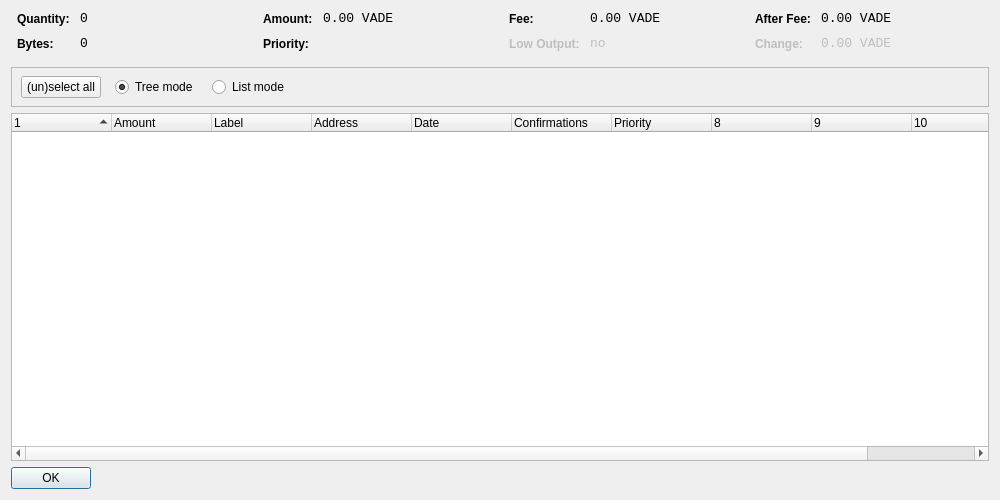
<?xml version="1.0" encoding="UTF-8"?>
<ui version="4.0">
 <class>CoinControlDialog</class>
 <widget class="QDialog" name="CoinControlDialog">
  <property name="geometry">
   <rect>
    <x>0</x>
    <y>0</y>
    <width>1000</width>
    <height>500</height>
   </rect>
  </property>
  <property name="windowTitle">
   <string>Coin Control</string>
  </property>
  <layout class="QVBoxLayout" name="verticalLayout">
   <item>
    <layout class="QHBoxLayout" name="horizontalLayoutTop" stretch="0,0,0,0">
     <property name="topMargin">
      <number>0</number>
     </property>
     <property name="bottomMargin">
      <number>10</number>
     </property>
     <item>
      <layout class="QFormLayout" name="formLayoutCoinControl1">
       <property name="horizontalSpacing">
        <number>10</number>
       </property>
       <property name="verticalSpacing">
        <number>10</number>
       </property>
       <property name="leftMargin">
        <number>6</number>
       </property>
       <property name="rightMargin">
        <number>6</number>
       </property>
       <item row="0" column="0">
        <widget class="QLabel" name="labelCoinControlQuantityText">
         <property name="styleSheet">
          <string notr="true">font-weight:bold;</string>
         </property>
         <property name="text">
          <string>Quantity:</string>
         </property>
        </widget>
       </item>
       <item row="0" column="1">
        <widget class="QLabel" name="labelCoinControlQuantity">
         <property name="font">
          <font>
           <family>Monospace</family>
           <pointsize>10</pointsize>
          </font>
         </property>
         <property name="cursor">
          <cursorShape>IBeamCursor</cursorShape>
         </property>
         <property name="contextMenuPolicy">
          <enum>Qt::ActionsContextMenu</enum>
         </property>
         <property name="text">
          <string notr="true">0</string>
         </property>
         <property name="textInteractionFlags">
          <set>Qt::LinksAccessibleByMouse|Qt::TextSelectableByKeyboard|Qt::TextSelectableByMouse</set>
         </property>
        </widget>
       </item>
       <item row="1" column="0">
        <widget class="QLabel" name="labelCoinControlBytesText">
         <property name="styleSheet">
          <string notr="true">font-weight:bold;</string>
         </property>
         <property name="text">
          <string>Bytes:</string>
         </property>
        </widget>
       </item>
       <item row="1" column="1">
        <widget class="QLabel" name="labelCoinControlBytes">
         <property name="font">
          <font>
           <family>Monospace</family>
           <pointsize>10</pointsize>
          </font>
         </property>
         <property name="cursor">
          <cursorShape>IBeamCursor</cursorShape>
         </property>
         <property name="contextMenuPolicy">
          <enum>Qt::ActionsContextMenu</enum>
         </property>
         <property name="text">
          <string notr="true">0</string>
         </property>
         <property name="textInteractionFlags">
          <set>Qt::LinksAccessibleByMouse|Qt::TextSelectableByKeyboard|Qt::TextSelectableByMouse</set>
         </property>
        </widget>
       </item>
      </layout>
     </item>
     <item>
      <layout class="QFormLayout" name="formLayoutCoinControl2">
       <property name="horizontalSpacing">
        <number>10</number>
       </property>
       <property name="verticalSpacing">
        <number>10</number>
       </property>
       <property name="leftMargin">
        <number>6</number>
       </property>
       <property name="rightMargin">
        <number>6</number>
       </property>
       <item row="0" column="0">
        <widget class="QLabel" name="labelCoinControlAmountText">
         <property name="styleSheet">
          <string notr="true">font-weight:bold;</string>
         </property>
         <property name="text">
          <string>Amount:</string>
         </property>
        </widget>
       </item>
       <item row="0" column="1">
        <widget class="QLabel" name="labelCoinControlAmount">
         <property name="font">
          <font>
           <family>Monospace</family>
           <pointsize>10</pointsize>
          </font>
         </property>
         <property name="cursor">
          <cursorShape>IBeamCursor</cursorShape>
         </property>
         <property name="contextMenuPolicy">
          <enum>Qt::ActionsContextMenu</enum>
         </property>
         <property name="text">
          <string notr="true">0.00 VADE</string>
         </property>
         <property name="textInteractionFlags">
          <set>Qt::LinksAccessibleByMouse|Qt::TextSelectableByKeyboard|Qt::TextSelectableByMouse</set>
         </property>
        </widget>
       </item>
       <item row="1" column="0">
        <widget class="QLabel" name="labelCoinControlPriorityText">
         <property name="styleSheet">
          <string notr="true">font-weight:bold;</string>
         </property>
         <property name="text">
          <string>Priority:</string>
         </property>
        </widget>
       </item>
       <item row="1" column="1">
        <widget class="QLabel" name="labelCoinControlPriority">
         <property name="font">
          <font>
           <family>Monospace</family>
           <pointsize>10</pointsize>
          </font>
         </property>
         <property name="cursor">
          <cursorShape>IBeamCursor</cursorShape>
         </property>
         <property name="contextMenuPolicy">
          <enum>Qt::ActionsContextMenu</enum>
         </property>
         <property name="text">
          <string/>
         </property>
         <property name="textInteractionFlags">
          <set>Qt::LinksAccessibleByMouse|Qt::TextSelectableByKeyboard|Qt::TextSelectableByMouse</set>
         </property>
        </widget>
       </item>
      </layout>
     </item>
     <item>
      <layout class="QFormLayout" name="formLayoutCoinControl3">
       <property name="horizontalSpacing">
        <number>10</number>
       </property>
       <property name="verticalSpacing">
        <number>10</number>
       </property>
       <property name="leftMargin">
        <number>6</number>
       </property>
       <property name="rightMargin">
        <number>6</number>
       </property>
       <item row="0" column="0">
        <widget class="QLabel" name="labelCoinControlFeeText">
         <property name="styleSheet">
          <string notr="true">font-weight:bold;</string>
         </property>
         <property name="text">
          <string>Fee:</string>
         </property>
        </widget>
       </item>
       <item row="0" column="1">
        <widget class="QLabel" name="labelCoinControlFee">
         <property name="font">
          <font>
           <family>Monospace</family>
           <pointsize>10</pointsize>
          </font>
         </property>
         <property name="cursor">
          <cursorShape>IBeamCursor</cursorShape>
         </property>
         <property name="contextMenuPolicy">
          <enum>Qt::ActionsContextMenu</enum>
         </property>
         <property name="text">
          <string notr="true">0.00 VADE</string>
         </property>
         <property name="textInteractionFlags">
          <set>Qt::LinksAccessibleByMouse|Qt::TextSelectableByKeyboard|Qt::TextSelectableByMouse</set>
         </property>
        </widget>
       </item>
       <item row="1" column="0">
        <widget class="QLabel" name="labelCoinControlLowOutputText">
         <property name="enabled">
          <bool>false</bool>
         </property>
         <property name="styleSheet">
          <string notr="true">font-weight:bold;</string>
         </property>
         <property name="text">
          <string>Low Output:</string>
         </property>
        </widget>
       </item>
       <item row="1" column="1">
        <widget class="QLabel" name="labelCoinControlLowOutput">
         <property name="enabled">
          <bool>false</bool>
         </property>
         <property name="font">
          <font>
           <family>Monospace</family>
           <pointsize>10</pointsize>
          </font>
         </property>
         <property name="cursor">
          <cursorShape>IBeamCursor</cursorShape>
         </property>
         <property name="contextMenuPolicy">
          <enum>Qt::ActionsContextMenu</enum>
         </property>
         <property name="text">
          <string notr="true">no</string>
         </property>
         <property name="textInteractionFlags">
          <set>Qt::LinksAccessibleByMouse|Qt::TextSelectableByKeyboard|Qt::TextSelectableByMouse</set>
         </property>
        </widget>
       </item>
      </layout>
     </item>
     <item>
      <layout class="QFormLayout" name="formLayoutCoinControl4">
       <property name="horizontalSpacing">
        <number>10</number>
       </property>
       <property name="verticalSpacing">
        <number>10</number>
       </property>
       <property name="leftMargin">
        <number>6</number>
       </property>
       <property name="rightMargin">
        <number>6</number>
       </property>
       <item row="0" column="0">
        <widget class="QLabel" name="labelCoinControlAfterFeeText">
         <property name="styleSheet">
          <string notr="true">font-weight:bold;</string>
         </property>
         <property name="text">
          <string>After Fee:</string>
         </property>
        </widget>
       </item>
       <item row="0" column="1">
        <widget class="QLabel" name="labelCoinControlAfterFee">
         <property name="font">
          <font>
           <family>Monospace</family>
           <pointsize>10</pointsize>
          </font>
         </property>
         <property name="cursor">
          <cursorShape>IBeamCursor</cursorShape>
         </property>
         <property name="contextMenuPolicy">
          <enum>Qt::ActionsContextMenu</enum>
         </property>
         <property name="text">
          <string notr="true">0.00 VADE</string>
         </property>
         <property name="textInteractionFlags">
          <set>Qt::LinksAccessibleByMouse|Qt::TextSelectableByKeyboard|Qt::TextSelectableByMouse</set>
         </property>
        </widget>
       </item>
       <item row="1" column="0">
        <widget class="QLabel" name="labelCoinControlChangeText">
         <property name="enabled">
          <bool>false</bool>
         </property>
         <property name="styleSheet">
          <string notr="true">font-weight:bold;</string>
         </property>
         <property name="text">
          <string>Change:</string>
         </property>
        </widget>
       </item>
       <item row="1" column="1">
        <widget class="QLabel" name="labelCoinControlChange">
         <property name="enabled">
          <bool>false</bool>
         </property>
         <property name="font">
          <font>
           <family>Monospace</family>
           <pointsize>10</pointsize>
          </font>
         </property>
         <property name="cursor">
          <cursorShape>IBeamCursor</cursorShape>
         </property>
         <property name="contextMenuPolicy">
          <enum>Qt::ActionsContextMenu</enum>
         </property>
         <property name="text">
          <string notr="true">0.00 VADE</string>
         </property>
         <property name="textInteractionFlags">
          <set>Qt::LinksAccessibleByMouse|Qt::TextSelectableByKeyboard|Qt::TextSelectableByMouse</set>
         </property>
        </widget>
       </item>
      </layout>
     </item>
    </layout>
   </item>
   <item>
    <widget class="QFrame" name="frame">
     <property name="minimumSize">
      <size>
       <width>0</width>
       <height>40</height>
      </size>
     </property>
     <property name="frameShape">
      <enum>QFrame::StyledPanel</enum>
     </property>
     <property name="frameShadow">
      <enum>QFrame::Sunken</enum>
     </property>
     <widget class="QWidget" name="horizontalLayoutWidget">
      <property name="geometry">
       <rect>
        <x>10</x>
        <y>0</y>
        <width>781</width>
        <height>41</height>
       </rect>
      </property>
      <layout class="QHBoxLayout" name="horizontalLayoutPanel" stretch="0,0,0,0,0">
       <property name="spacing">
        <number>14</number>
       </property>
       <item>
        <widget class="QPushButton" name="pushButtonSelectAll">
         <property name="sizePolicy">
          <sizepolicy hsizetype="Maximum" vsizetype="Fixed">
           <horstretch>0</horstretch>
           <verstretch>0</verstretch>
          </sizepolicy>
         </property>
         <property name="text">
          <string>(un)select all</string>
         </property>
        </widget>
       </item>
       <item>
        <widget class="QRadioButton" name="radioTreeMode">
         <property name="sizePolicy">
          <sizepolicy hsizetype="Maximum" vsizetype="Fixed">
           <horstretch>0</horstretch>
           <verstretch>0</verstretch>
          </sizepolicy>
         </property>
         <property name="text">
          <string>Tree mode</string>
         </property>
         <property name="checked">
          <bool>true</bool>
         </property>
        </widget>
       </item>
       <item>
        <widget class="QRadioButton" name="radioListMode">
         <property name="sizePolicy">
          <sizepolicy hsizetype="Maximum" vsizetype="Fixed">
           <horstretch>0</horstretch>
           <verstretch>0</verstretch>
          </sizepolicy>
         </property>
         <property name="text">
          <string>List mode</string>
         </property>
        </widget>
       </item>
       <item>
        <spacer name="horizontalSpacer">
         <property name="orientation">
          <enum>Qt::Horizontal</enum>
         </property>
         <property name="sizeHint" stdset="0">
          <size>
           <width>40</width>
           <height>20</height>
          </size>
         </property>
        </spacer>
       </item>
      </layout>
     </widget>
    </widget>
   </item>
   <item>
    <widget class="CoinControlTreeWidget" name="treeWidget">
     <property name="contextMenuPolicy">
      <enum>Qt::CustomContextMenu</enum>
     </property>
     <property name="sortingEnabled">
      <bool>false</bool>
     </property>
     <property name="columnCount">
      <number>11</number>
     </property>
     <attribute name="headerShowSortIndicator" stdset="0">
      <bool>true</bool>
     </attribute>
     <attribute name="headerStretchLastSection">
      <bool>false</bool>
     </attribute>
     <column>
      <property name="text">
       <string/>
      </property>
     </column>
     <column>
      <property name="text">
       <string>Amount</string>
      </property>
     </column>
     <column>
      <property name="text">
       <string>Label</string>
      </property>
     </column>
     <column>
      <property name="text">
       <string>Address</string>
      </property>
     </column>
     <column>
      <property name="text">
       <string>Date</string>
      </property>
     </column>
     <column>
      <property name="text">
       <string>Confirmations</string>
      </property>
      <property name="toolTip">
       <string>Confirmed</string>
      </property>
     </column>
     <column>
      <property name="text">
       <string>Priority</string>
      </property>
     </column>
     <column>
      <property name="text">
       <string/>
      </property>
     </column>
     <column>
      <property name="text">
       <string/>
      </property>
     </column>
     <column>
      <property name="text">
       <string/>
      </property>
     </column>
     <column>
      <property name="text">
       <string/>
      </property>
     </column>
    </widget>
   </item>
   <item>
    <widget class="QDialogButtonBox" name="buttonBox">
     <property name="sizePolicy">
      <sizepolicy hsizetype="Maximum" vsizetype="Fixed">
       <horstretch>0</horstretch>
       <verstretch>0</verstretch>
      </sizepolicy>
     </property>
     <property name="orientation">
      <enum>Qt::Horizontal</enum>
     </property>
     <property name="standardButtons">
      <set>QDialogButtonBox::Ok</set>
     </property>
    </widget>
   </item>
  </layout>
 </widget>
 <customwidgets>
  <customwidget>
   <class>CoinControlTreeWidget</class>
   <extends>QTreeWidget</extends>
   <header>coincontroltreewidget.h</header>
  </customwidget>
 </customwidgets>
 <resources/>
 <connections/>
</ui>
